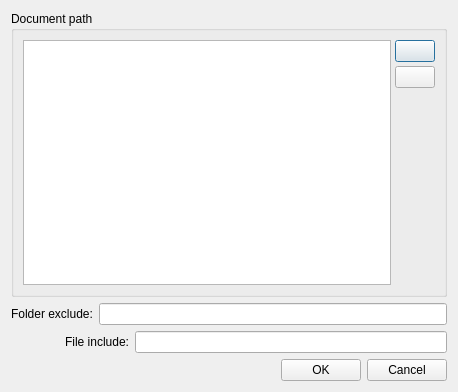
<?xml version="1.0" encoding="UTF-8"?>
<ui version="4.0">
 <class>DSettingDialog</class>
 <widget class="QDialog" name="DSettingDialog">
  <property name="geometry">
   <rect>
    <x>0</x>
    <y>0</y>
    <width>458</width>
    <height>392</height>
   </rect>
  </property>
  <property name="windowTitle">
   <string>Dialog</string>
  </property>
  <layout class="QVBoxLayout" name="verticalLayout_2">
   <item>
    <widget class="QGroupBox" name="groupBox">
     <property name="title">
      <string>Document path</string>
     </property>
     <layout class="QHBoxLayout" name="horizontalLayout_4">
      <item>
       <layout class="QHBoxLayout" name="horizontalLayout">
        <property name="spacing">
         <number>4</number>
        </property>
        <item>
         <widget class="QListView" name="listView_path"/>
        </item>
        <item>
         <layout class="QVBoxLayout" name="verticalLayout">
          <item>
           <widget class="QPushButton" name="pushBtn_addpath">
            <property name="maximumSize">
             <size>
              <width>40</width>
              <height>16777215</height>
             </size>
            </property>
            <property name="text">
             <string/>
            </property>
           </widget>
          </item>
          <item>
           <widget class="QPushButton" name="pushBtn_delpath">
            <property name="maximumSize">
             <size>
              <width>40</width>
              <height>32</height>
             </size>
            </property>
            <property name="text">
             <string/>
            </property>
           </widget>
          </item>
          <item>
           <spacer name="verticalSpacer">
            <property name="orientation">
             <enum>Qt::Vertical</enum>
            </property>
            <property name="sizeHint" stdset="0">
             <size>
              <width>20</width>
              <height>98</height>
             </size>
            </property>
           </spacer>
          </item>
         </layout>
        </item>
       </layout>
      </item>
     </layout>
    </widget>
   </item>
   <item>
    <layout class="QHBoxLayout" name="horizontalLayout_5">
     <item>
      <widget class="QLabel" name="label_2">
       <property name="text">
        <string>Folder exclude:</string>
       </property>
      </widget>
     </item>
     <item>
      <widget class="QLineEdit" name="lineEdit_folderexclude"/>
     </item>
    </layout>
   </item>
   <item>
    <layout class="QHBoxLayout" name="horizontalLayout_3">
     <property name="sizeConstraint">
      <enum>QLayout::SetFixedSize</enum>
     </property>
     <item>
      <widget class="QLabel" name="label">
       <property name="minimumSize">
        <size>
         <width>118</width>
         <height>0</height>
        </size>
       </property>
       <property name="text">
        <string>File include:</string>
       </property>
       <property name="alignment">
        <set>Qt::AlignRight|Qt::AlignTrailing|Qt::AlignVCenter</set>
       </property>
      </widget>
     </item>
     <item>
      <widget class="QLineEdit" name="lineEdit_filter"/>
     </item>
    </layout>
   </item>
   <item>
    <layout class="QHBoxLayout" name="horizontalLayout_2">
     <item>
      <spacer name="horizontalSpacer">
       <property name="orientation">
        <enum>Qt::Horizontal</enum>
       </property>
       <property name="sizeHint" stdset="0">
        <size>
         <width>158</width>
         <height>20</height>
        </size>
       </property>
      </spacer>
     </item>
     <item>
      <widget class="QPushButton" name="pushBtn_ok">
       <property name="maximumSize">
        <size>
         <width>16777215</width>
         <height>32</height>
        </size>
       </property>
       <property name="text">
        <string>OK</string>
       </property>
      </widget>
     </item>
     <item>
      <widget class="QPushButton" name="pushBtn_cancel">
       <property name="maximumSize">
        <size>
         <width>16777215</width>
         <height>32</height>
        </size>
       </property>
       <property name="text">
        <string>Cancel</string>
       </property>
      </widget>
     </item>
    </layout>
   </item>
  </layout>
 </widget>
 <resources/>
 <connections/>
</ui>
